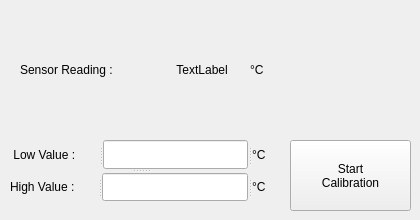
          <widget class="QWidget" name="tab_25">
           <attribute name="title">
            <string> Sensor calibration</string>
           </attribute>
           <widget class="QPushButton" name="pushButton">
            <property name="geometry">
             <rect>
              <x>290</x>
              <y>140</y>
              <width>121</width>
              <height>71</height>
             </rect>
            </property>
            <property name="text">
             <string>Start
Calibration</string>
            </property>
           </widget>
           <widget class="QSplitter" name="splitter_12">
            <property name="geometry">
             <rect>
              <x>10</x>
              <y>140</y>
              <width>261</width>
              <height>61</height>
             </rect>
            </property>
            <property name="orientation">
             <enum>Qt::Vertical</enum>
            </property>
            <widget class="QSplitter" name="splitter_10">
             <property name="orientation">
              <enum>Qt::Horizontal</enum>
             </property>
             <widget class="QLabel" name="label_2">
              <property name="text">
               <string> Low Value :</string>
              </property>
             </widget>
             <widget class="QLineEdit" name="lineEdit"/>
             <widget class="QLabel" name="label_7">
              <property name="text">
               <string>°C</string>
              </property>
             </widget>
            </widget>
            <widget class="QSplitter" name="splitter_11">
             <property name="orientation">
              <enum>Qt::Horizontal</enum>
             </property>
             <widget class="QLabel" name="label_4">
              <property name="text">
               <string>High Value :</string>
              </property>
             </widget>
             <widget class="QLineEdit" name="lineEdit_2"/>
             <widget class="QLabel" name="label_8">
              <property name="text">
               <string>°C</string>
              </property>
             </widget>
            </widget>
           </widget>
           <widget class="QLabel" name="label_5">
            <property name="geometry">
             <rect>
              <x>20</x>
              <y>50</y>
              <width>130</width>
              <height>39</height>
             </rect>
            </property>
            <property name="text">
             <string>Sensor Reading :</string>
            </property>
           </widget>
           <widget class="QLabel" name="label_17">
            <property name="geometry">
             <rect>
              <x>160</x>
              <y>50</y>
              <width>81</width>
              <height>39</height>
             </rect>
            </property>
            <property name="text">
             <string>     TextLabel</string>
            </property>
           </widget>
           <widget class="QLabel" name="label_6">
            <property name="geometry">
             <rect>
              <x>250</x>
              <y>50</y>
              <width>50</width>
              <height>39</height>
             </rect>
            </property>
            <property name="text">
             <string>°C</string>
            </property>
           </widget>
          </widget>
